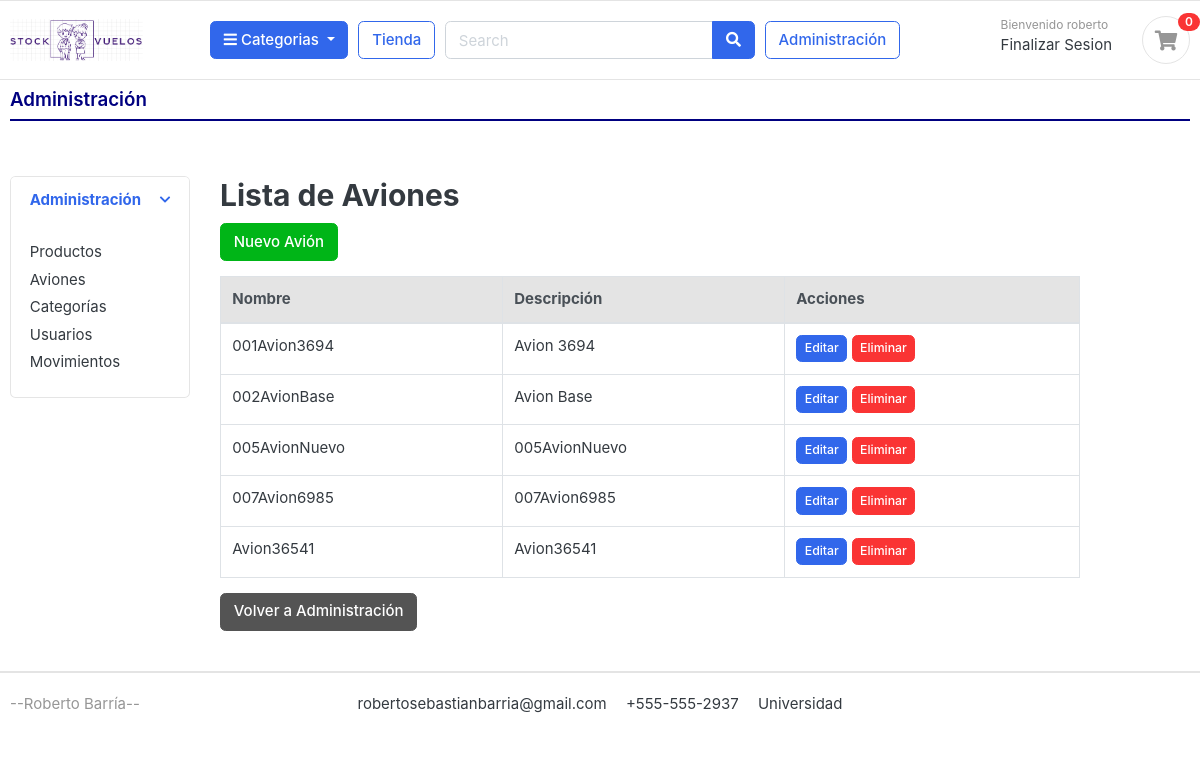
Page /administracion/aviones/ (signed in) on the earlier database version.
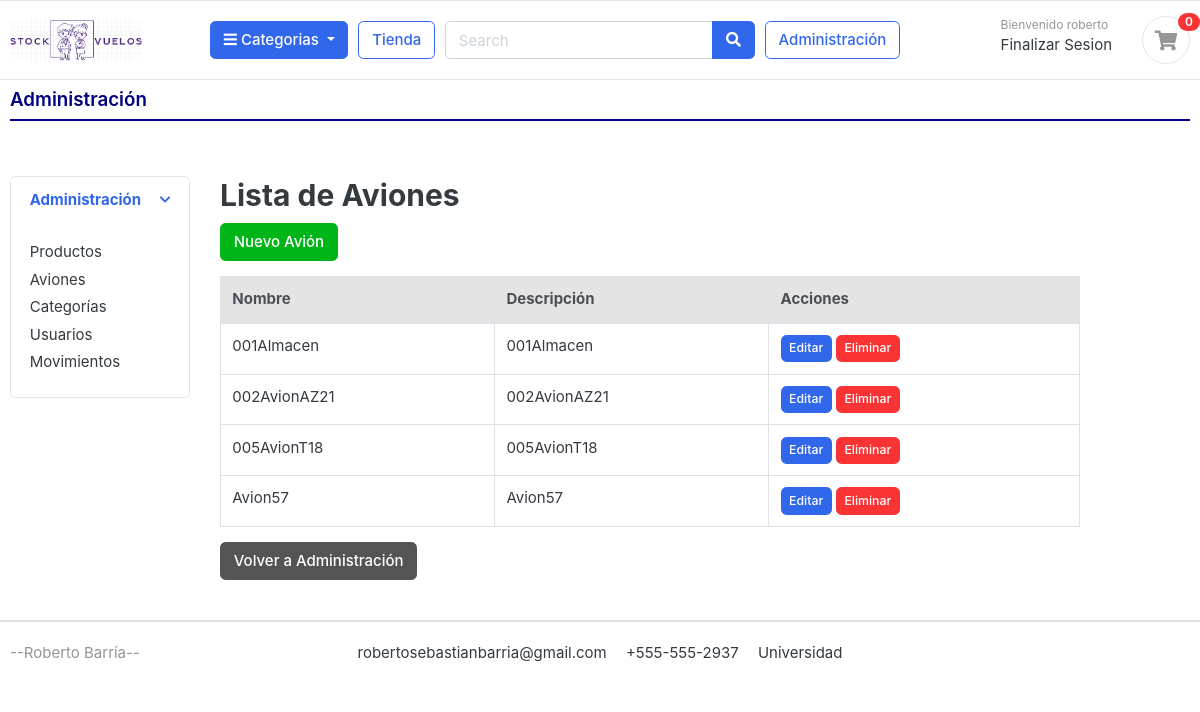
Same page on the later database version.
### cuentas/models.py (models this page shows, shortened)
class Cuenta(AbstractBaseUser):
    Nombre = models.CharField(max_length=50)
    Apellido = models.CharField(max_length=50)
    username = models.CharField(max_length=50, unique=True)
    email = models.EmailField(max_length=100, unique=True)
    phone_number = models.CharField(max_length=50)
    avion = models.ForeignKey('aviones.Avion', on_delete=models.SET_NULL, null=True, blank=True)
    es_administrador = models.BooleanField(default=False)
    es_tripulante = models.BooleanField(default=False)
    date_joined = models.DateTimeField(auto_now_add=True)
    last_login = models.DateTimeField(auto_now_add=True)
    is_admin = models.BooleanField(default=False)
    is_staff = models.BooleanField(default=False)
    is_active = models.BooleanField(default=False)
    is_superadmin = models.BooleanField(default=False)
    USERNAME_FIELD = 'email'
    REQUIRED_FIELDS = ['username', 'Nombre', 'Apellido']
    objects = MyAccountManager()

### aviones/models.py (models this page shows, shortened)
class Avion(models.Model):
    nombre = models.CharField(max_length=100)
    descripcion = models.CharField(max_length=255, blank=True)

### administracion/views.py (the view)
# urls.py: path('aviones/', views.lista_aviones, name='lista_aviones'),
@login_required
def lista_aviones(request):
    aviones = Avion.objects.all()
    return render(request, 'administracion/lista_aviones.html', {'aviones': aviones})

### categorias/models.py (called while the page is built)
    def get_url(self):
        return reverse('productos_por_categoria', args=[self.slug])

### tienda/context_processors.py (called while the page is built)
def cantidad_productos_en_orden(request):
    if request.user.is_authenticated:
        avion_id = request.session.get('avion_id')
        orden = Orden.objects.filter(usuario=request.user, avion_id=avion_id, completada=False).first()
        if orden:
            orden_productos = OrdenProducto.objects.filter(orden=orden).count()
        else:
            orden_productos = 0
    else:
        orden_productos = 0
    return {'orden_productos': orden_productos}

def categorias_context(request):
    return {
        'categorias': Categoria.objects.all()
    }

### templates/administracion/lista_aviones.html
{% extends 'administracion/administracion.html' %}
{% block main_content %}
<section class="section-content padding-x">
    <div class="container">
        <div class="row">
            <div class="col-md-12">
                <h2>Lista de Aviones</h2>
                <a href="{% url 'crear_avion' %}" class="btn btn-success mb-3">Nuevo Avión</a>
                <table class="table table-bordered">
                    <thead class="thead-light">
                        <tr>
                            <th>Nombre</th>
                            <th>Descripción</th>
                            <th>Acciones</th>
                        </tr>
                    </thead>
                    <tbody>
                        {% for avion in aviones %}
                            <tr>
                                <td>{{ avion.nombre }}</td>
                                <td>{{ avion.descripcion }}</td>
                                <td>
                                    <a href="{% url 'editar_avion' avion.pk %}" class="btn btn-primary btn-sm">Editar</a>
                                    <a href="{% url 'eliminar_avion' avion.pk %}" class="btn btn-danger btn-sm">Eliminar</a>
                                </td>
                            </tr>
                        {% endfor %}
                    </tbody>
                </table>
            </div>
        </div>
        <a href="{% url 'administracion' %}" class="btn btn-secondary">Volver a Administración</a>
    </div>
</section>
{% endblock %}

### templates/administracion/administracion.html (shortened to what this page needs)
{% extends 'base.html' %}
{% load static %}
{% block content %}
<section class="section-pagetop nb py-2">
  <div class="container">
    <div class="row">
      <div class="col">
        <h5 class="display-12 text-left font-weight-bold" style="color: navy;">Administración</h5>
        <hr class="my-2" style="border-top: 2px solid navy;">
      </div>
    </div>
  </div>
</section>
<section class="section-content padding-y">
  <div class="container">
    <div class="row">
      <aside class="col-md-2">
        <div class="card mb-3">
          <article class="filter-group">
            <header class="card-header">
              <a href="#" data-toggle="collapse" data-target="#collapseAdministracion" aria-expanded="true" class="">
                <i class="icon-control fa fa-chevron-down"></i>
                <h6 class="title">Administración</h6>
              </a>
            </header>
            <div class="filter-content collapse show" id="collapseAdministracion">
              <div class="card-body">
                <ul class="list-menu">
                  <li><a href="{% url 'lista_productos' %}">Productos</a></li>
                  <li><a href="{% url 'lista_aviones' %}">Aviones</a></li>
                  <li><a href="{% url 'lista_categorias' %}">Categorías</a></li>
                  <li><a href="{% url 'lista_usuarios' %}">Usuarios</a></li>
                  <li><a href="{% url 'lista_movimientos' %}">Movimientos</a></li>
                </ul>
              </div>
            </div>
          </article>
        </div>
      </aside>
      <main class="col-md-9">
        {% block main_content %}{% endblock %}
      </main>
    </div>
  </div>
</section>
{% endblock %}

### templates/base.html (shortened to what this page needs)
{% load static %}
<!DOCTYPE HTML>
<html lang="es">
<head>
<link href="{% static 'css/bootstrap.css' %}" rel="stylesheet" type="text/css"/>
<link href="{% static 'fonts/fontawesome/css/all.min.css' %}" type="text/css" rel="stylesheet">
<link href="{% static 'css/ui.css' %}" rel="stylesheet" type="text/css"/>
<link href="{% static 'css/responsive.css' %}" rel="stylesheet" media="only screen and (max-width: 1500px)" />
</head>
<body>
{% include 'includes/navbar.html'  %}
{% block content %}
{%endblock%}
{% include 'includes/footer.html'  %}

### templates/includes/navbar.html (shortened to what this page needs)
{% load static %}
<header class="section-header">
    <section class="header-main border-bottom">
        <div class="container">
            <div class="row align-items-center">
                <div class="col-lg-2 col-md-3 col-6">
                    <a href="{% url 'tienda' %}" class="brand-wrap">
                        <img class="logo" src="{% static 'images/logo05.png' %}">
                    </a>
                </div>
                {% if user.id is not None %}
                <div class="col-lg col-sm col-md col-6 flex-grow-0">
                    <div class="category-wrap dropdown d-inline-block float-right">
                        <button type="button" class="btn btn-primary dropdown-toggle" data-toggle="dropdown">
                            <i class="fa fa-bars"></i> Categorias
                        </button>
                    </div>
                </div>
                {% endif %}
                {% if user.id is not None %}
                <a href="{% url 'tienda' %}" class="btn btn-outline-primary">Tienda</a>
                {% endif %}
                <div class="col-lg col-md-6 col-sm-12 col">
                    {% if user.id is not None %}
                    <form action="#" class="search">
                        <div class="input-group w-100">
                            <input type="text" class="form-control" style="width:60%;" placeholder="Search">
                            <div class="input-group-append">
                                <button class="btn btn-primary" type="submit">
                                    <i class="fa fa-search"></i>
                                </button>
                            </div>
                        </div>
                    </form>
                    {% endif %}
                </div>
                {% if user.is_admin %}
                    <div>
                    <a href="{% url 'administracion' %}" class="btn btn-outline-primary">Administración</a>
                    </div>
                {% endif %}
                <div class="col-lg-3 col-sm-6 col-8 order-2 order-lg-3">
                    <div class="d-flex justify-content-end mb-3 mb-lg-0">
                        {% if user.id is None %}
                            <div class="widget-header">
                                <small class="title text-muted">Bienvenido </small>
                                <div>
                                    <a href="{% url 'login' %}">Login</a> <span class="dark-transp"> | </span>
                                </div>
                            </div>
                        {% else %}
                            <div class="widget-header">
                                <small class="title text-muted">Bienvenido {{user.Nombre}} </small>
                                <div>
                                    <a href="{% url 'logout' %}">Finalizar Sesion</a>
                                </div>
                            </div>
                        {% endif %}
                        {% if user.id is not None %}
                        <a href="{% url 'listar_ordenes' %}" class="widget-header pl-3 ml-3">
                            <div class="icon icon-sm rounded-circle border">
                                <i class="fa fa-shopping-cart"></i>
                            </div>
                            <span class="badge badge-pill badge-danger notify">{{ orden_productos }}</span>
                        </a>
                        {% endif %}
                    </div>
                </div>
            </div>
        </div>
    </section>
</header>

### templates/includes/footer.html
<footer class="section-footer border-top">
    <div class="container">
        <section class="footer-bottom border-top row">
            <div class="col-md-2">
                <p class="text-muted">--Roberto Barría--</p>
            </div>
            <div class="col-md-8 text-md-center">
                <span  class="px-2">robertosebastianbarria@gmail.com</span>
                <span  class="px-2">+555-555-2937</span>
                <span  class="px-2">Universidad</span>
            </div>
        </section>
    </div>
</footer>

### static/css/ui.css (style rules this page uses)
html { font-family: "Inter", sans-serif; font-size: 15px; }
.icon-xs, .icon-sm, .icon-md, .icon-lg { display: inline-block; text-align: center; flex-shrink: 0; flex-grow: 0; }
.icon-sm { width: 48px; height: 48px; line-height: 48px !important; font-size: 20px; }
.padding-y { padding-top: 40px; padding-bottom: 40px; }
article:after, .form-group:after { display: block; clear: both; content: ""; }
p:last-child { margin-bottom: 0; }
.header-main { position: relative; padding-top: 1rem; padding-bottom: 1rem; }
.brand-wrap .logo, .navbar-brand .logo { margin-right: 7px; max-height: 42px; display: inline-block; }
.widget-header { display: inline-block; vertical-align: middle; position: relative; }
.widget-header a { color: #343a40; }
.widget-header i { color: #969696; }
.widget-header .title { display: block; }
.widget-header .notify { position: absolute; top: -3px; right: -10px; }
.footer-bottom { padding-top: 20px; padding-bottom: 20px; }
[class*=list-] li:after { visibility: hidden; display: block; content: ""; overflow: hidden; height: 0; clear: both; }
.list-menu { list-style: none; margin: 0; padding-left: 0; }
.list-menu li { margin-bottom: 5px; }
.list-menu a { color: #343a40; }
.notify { position: absolute; top: -4px; right: -10px; display: inline-block; padding: 0.25em 0.6em; font-size: 12px; line-height: 1; text-align: center; border-radius: 3rem; color: #fff; background-color: #fa3434; }
.icon-control { margin-top: 5px; float: right; font-size: 80%; }
.card-header .title { margin-bottom: 0; line-height: 1.5; }
.filter-group { border-bottom: 1px solid #e4e4e4; }
.filter-group .card-header { border-bottom: 0; }
.filter-group:last-child { border-bottom: 0; }
.section-pagetop { padding: 45px 0; }

Differences in the rows shown:
removed Avion: nombre "007Avion6985", descripcion "007Avion6985"
removed Avion: nombre "Avion36541", descripcion "Avion36541"
changed Avion: nombre "001Avion3694" → "001Almacen"; descripcion "Avion 3694" → "001Almacen"
changed Avion: nombre "002AvionBase" → "002AvionAZ21"; descripcion "Avion Base" → "002AvionAZ21"
changed Avion: nombre "005AvionNuevo" → "005AvionT18"; descripcion "005AvionNuevo" → "005AvionT18"
added Avion: nombre "Avion57", descripcion "Avion57"
